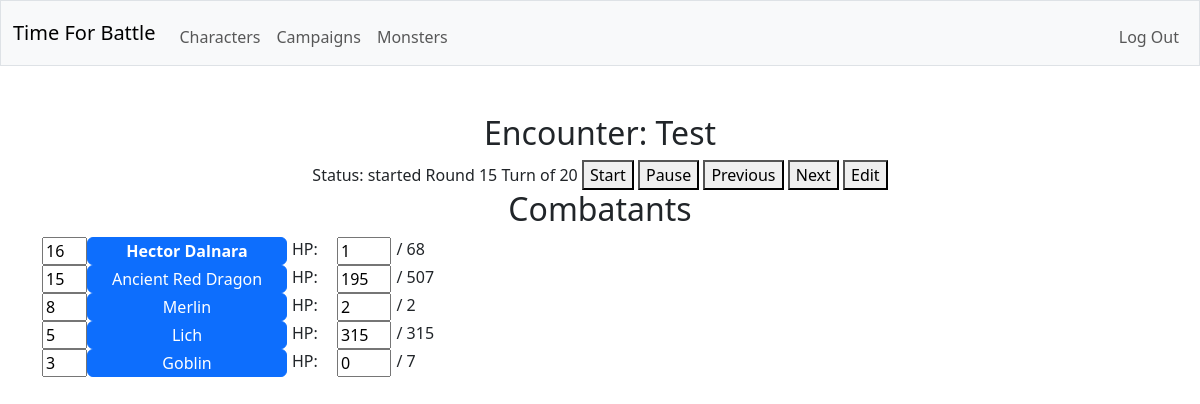
Before: /encounter/1 (signed in) with the older database file.
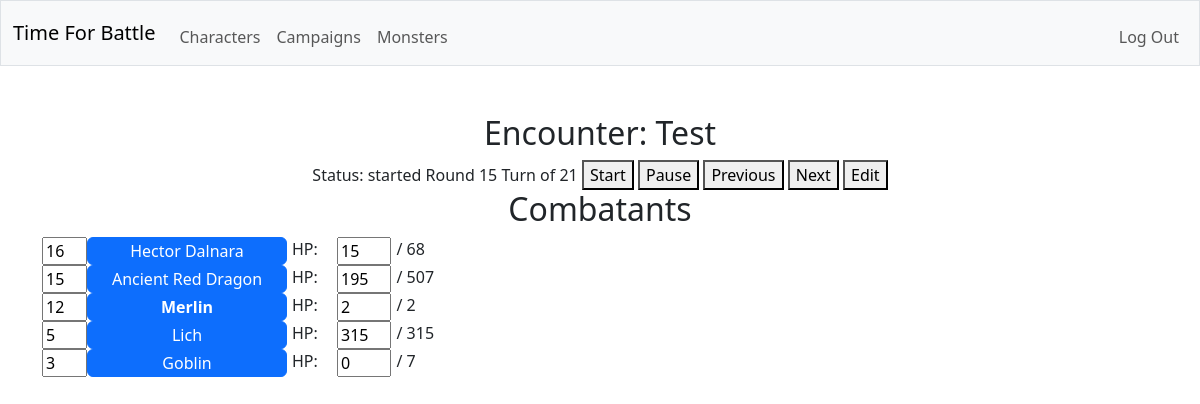
After: the same page with the newer database file.
### tables this page shows
CREATE TABLE encounters (id INTEGER PRIMARY KEY NOT NULL, campaign_id INTEGER NOT NULL, status TEXT NOT NULL, round_count INTEGER NOT NULL, turn_combatant_id INTEGER NOT NULL, name TEXT NOT NULL, FOREIGN KEY (campaign_id) REFERENCES campaigns(id));

CREATE TABLE characters (creature_id INTEGER NOT NULL, background TEXT NOT NULL, species TEXT NOT NULL, class TEXT NOT NULL,  prof_bonus INT NOT NULL, species_traits TEXT NOT NULL, feats TEXT NOT NULL, acrobatics INTEGER NOT NULL, animal_handling INTEGER NOT NULL, arcana INTEGER NOT NULL, athletics INTEGER NOT NULL, deception INTEGER NOT NULL, history INTEGER NOT NULL, insight INTEGER NOT NULL, intimidation INTEGER NOT NULL, investigation INTEGER NOT NULL, medicine INTEGER NOT NULL, nature INTEGER NOT NULL, perception INTEGER NOT NULL, performance INTEGER NOT NULL, persuasion INTEGER NOT NULL, religion INTEGER NOT NULL, sleight_of_hand INTEGER NOT NULL, stealth INTEGER NOT NULL, survival INTEGER NOT NULL, FOREIGN KEY (creature_id) REFERENCES creatures(id));

CREATE TABLE combatants (id INTEGER PRIMARY KEY NOT NULL, encounter_id INTEGER NOT NULL, creature_id INTEGER NOT NULL, initiative INTEGER, current_hitpoints INTEGER NOT NULL, is_visible INTEGER NOT NULL, FOREIGN KEY (encounter_id) REFERENCES encounters(id));

CREATE TABLE creatures (id INTEGER PRIMARY KEY NOT NULL, user_id INTEGER NOT NULL, is_player INTEGER NOT NULL, name TEXT NOT NULL, size TEXT NOT NULL, alignment TEXT NOT NULL, armor_class TEXT NOT NULL, max_hitpoints INTEGER NOT NULL, initiative_bonus INTEGER NOT NULL, speed TEXT NOT NULL, strength INTEGER NOT NULL, dexterity INTEGER NOT NULL, constitution INTEGER NOT NULL, intelligence INTEGER NOT NULL, wisdom INTEGER NOT NULL, charisma INTEGER NOT NULL, strength_save_bonus INTEGER NOT NULL, dexterity_save_bonus INTEGER NOT NULL, constitution_save_bonus INTEGER NOT NULL, intelligence_save_bonus INTEGER NOT NULL, wisdom_save_bonus INTEGER NOT NULL, charisma_save_bonus INTEGER NOT NULL, skills TEXT NOT NULL, senses TEXT NOT NULL, languages TEXT NOT NULL, traits TEXT NOT NULL, FOREIGN KEY (user_id) REFERENCES users(id));

CREATE TABLE monsters (creature_id INTEGER NOT NULL, type TEXT NOT NULL, challenge_rating TEXT NOT NULL, vulnerabilities TEXT NOT NULL, resistances TEXT NOT NULL, immunities TEXT NOT NULL, actions TEXT NOT NULL, bonus_actions TEXT NOT NULL, reactions TEXT NOT NULL, legendary_actions TEXT NOT NULL, FOREIGN KEY (creature_id) REFERENCES creatures(id));

### app.py (the view)
@app.route("/encounter/<encounter_id>")
@login_required
def view_encounter(encounter_id):
    with sqlite3.connect(database) as conn:
        conn.row_factory = sqlite3.Row
        cur = conn.cursor()
        cur.execute(
            "SELECT * FROM encounters JOIN campaigns ON campaigns.id = encounters.campaign_id WHERE encounters.id = ?",
            (encounter_id,)
        )
        rows = [dict(row) for row in cur.fetchall()]
    if len(rows) != 1:
        return error("not found", 404)
    encounter = rows[0]
    with sqlite3.connect(database) as conn:
        conn.row_factory = sqlite3.Row
        cur = conn.cursor()
        cur.execute(
            "SELECT creatures.user_id FROM players JOIN creatures ON players.creature_id = creatures.id WHERE campaign_id = ?",
            (encounter["campaign_id"],)
        )
        player_user_ids = [dict(row) for row in cur.fetchall()]
    if encounter["dm_id"] != session["user_id"] and (encounter["status"] == "closed" or session["user_id"] not in list((user['user_id']) for user in player_user_ids)):
        return error("forbidden", 403)
    with sqlite3.connect(database) as conn:
        conn.row_factory = sqlite3.Row
        cur = conn.cursor()
        cur.execute(
            "SELECT * FROM combatants JOIN creatures ON creatures.id = combatants.creature_id LEFT JOIN characters ON characters.creature_id = combatants.creature_id LEFT JOIN monsters ON monsters.creature_id = combatants.creature_id WHERE encounter_id = ?",
            (encounter_id,)
        )
        combatants = [dict(row) for row in cur.fetchall()]
    for combatant in combatants:
        with sqlite3.connect(database) as conn:
            conn.row_factory = sqlite3.Row
            cur = conn.cursor()
            cur.execute(
                "SELECT * FROM attacks WHERE creature_id = ?",
                (combatant["creature_id"],)
            )
            combatant["attacks"] = [dict(row) for row in cur.fetchall()]
        for attack in combatant["attacks"]:
            with sqlite3.connect(database) as conn:
                conn.row_factory = sqlite3.Row
                cur = conn.cursor()
                cur.execute(
                    "SELECT * FROM damages WHERE trigger_id = ?",
                    ("a:" + str(attack["id"]),)
                )
                attack["damages"] = [dict(row) for row in cur.fetchall()]
        with sqlite3.connect(database) as conn:
            conn.row_factory = sqlite3.Row
            cur = conn.cursor()
            cur.execute(
                "SELECT * FROM abilities WHERE creature_id = ?",
                (combatant["creature_id"],)
            )
            combatant["abilities"] = [dict(row) for row in cur.fetchall()]
        for ability in combatant["abilities"]:
            with sqlite3.connect(database) as conn:
                conn.row_factory = sqlite3.Row
                cur = conn.cursor()
                cur.execute(
                    "SELECT * FROM damages WHERE trigger_id = ?",
                    ("s:" + str(ability["id"]),)
                )
                ability["damages"] = [dict(row) for row in cur.fetchall()]
        with sqlite3.connect(database) as conn:
            conn.row_factory = sqlite3.Row
            cur = conn.cursor()
            cur.execute(
                "SELECT * FROM resources WHERE creature_id = ?",
                (combatant["creature_id"],)
            )
            combatant["resources"] = [dict(row) for row in cur.fetchall()]
    combatants = sorted(combatants, key=lambda x: (x["initiative"] is not None, x["initiative"], x["initiative_bonus"] is not None, x["initiative_bonus"]), reverse=True)
    return render_template("encounter.html", user=session["user_id"], encounter=encounter, combatants=combatants)

### helpers.py (called while the page is built)
def login_required(f):
    @wraps(f)
    def decorated_function(*args, **kwargs):
        if session.get("user_id") is None:
            return redirect("/login")
        return f(*args, **kwargs)
    return decorated_function

### templates/encounter.html (shortened to what this page needs)
{% extends "layout.html" %}
{% block main %}
    <h2>Encounter: {{ encounter.name }}</h2>
    <label id="encounter_status">Status: {{ encounter.status }}</label>
    <label id="encounter_round_count">Round {{ encounter.round_count }}</label>
    <label id="encounter_turn_id">Turn of {{ encounter.turn_combatant_id }}</label>
    {% if encounter.dm_id == user %}
        <button type="button" onclick="send_encounter_status('started')">Start</button>
        <button type="button" onclick="send_encounter_status('paused')">Pause</button>
        <button type="button" onclick="send_encounter_turn(-1)">Previous</button>
        <button type="button" onclick="send_encounter_turn(1)">Next</button>
        <a id="encounter_edit_link" href="/encounter/{{ encounter.id }}/edit"><button type="button">Edit</button></a>
    {% endif %}
    <h2>Combatants</h2>
    <div id="combatants" class="formtable" style="display: grid; grid-template-columns: 45px 200px 45px 120px; max-height: 300px; overflow-y: auto;">
        {% for combatant in combatants %}
            <div>
                {% if combatant.user_id == user or encounter.dm_id == user %}
                    <input id="input_init_{{ combatant.id }}" onchange="send_init('{{ combatant.id }}', this.value)" type="text" value="{% if combatant.initiative == None %}{% else %}{{ combatant.initiative }}{% endif %}">
                {% endif %}
            </div>
            {% if combatant.is_player or encounter.dm_id == user %}
                <button id="name_{{ combatant.id }}" {% if encounter.turn_combatant_id == combatant.id %} style="font-weight: bold;"{% endif %} class="btn btn-primary" type="button" onclick="request_combatant_info('{{ combatant.id}}')">{{ combatant.name }}</button>
            {% else %}
                <label id="name_{{ combatant.id }}" {% if encounter.turn_combatant_id == combatant.id %} style="font-weight: bold;"{% endif %}>{{ combatant.name }}</label>
            {% endif %}
            <label>HP: </label>
            <span id="span_hp_{{ combatant.id }}">
                {% if combatant.user_id == user or encounter.dm_id == user %}
                    <input id="input_hp_{{ combatant.id }}" onchange="send_hp('{{ combatant.id }}', this.value)" type="text" value="{{ combatant.current_hitpoints }}">
                    <label>/ {{ combatant.max_hitpoints }}</label>
                {% endif %}
            </span>
        {% endfor %}
    </div>
{% endblock %}

### templates/layout.html (shortened to what this page needs)
<!DOCTYPE html>
<html lang="en">
    <head>
        <link href="https://cdn.jsdelivr.net/npm/bootstrap@5.3.8/dist/css/bootstrap.min.css" rel="stylesheet">
        <link href="/static/styles.css" rel="stylesheet">
    </head>
    <body>
        <nav class="bg-light border navbar navbar-expand-md navbar-light">
            <div class="container-fluid">
                <a class="navbar-brand" href="/"><span class="red">Time For Battle</span></a>
                <div class="collapse navbar-collapse" id="navbar">
                    {% if session["user_id"] %}
                        <ul class="navbar-nav me-auto mt-2">
                            <li class="nav-item"><a class="nav-link" href="/character_list">Characters</a></li>
                            <li class="nav-item"><a class="nav-link" href="/campaign_list">Campaigns</a></li>
                            <li class="nav-item"><a class="nav-link" href="/monster_list">Monsters</a></li>
                        </ul>
                        <ul class="navbar-nav ms-auto mt-2">
                            <li class="nav-item"><a class="nav-link" href="/logout">Log Out</a></li>
                        </ul>
                    {% else %}
                        <ul class="navbar-nav ms-auto mt-2">
                            <li class="nav-item"><a class="nav-link" href="/register">Register</a></li>
                            <li class="nav-item"><a class="nav-link" href="/login">Log In</a></li>
                        </ul>
                    {% endif %}
                </div>
            </div>
        </nav>
        <main class="container py-5 text-center">
            {% block main %}{% endblock %}
        </main>
    </body>
</html>

### static/styles.css (style rules this page uses)
.formtable input { text-align: left; width: 100%; height: 100%; min-height: 26px; }
.formtable label { text-align: left; display: block; align-items: center; width: 100%; height: 100%; padding: 0px 5px 0px 5px; min-height: 26px; }
.formtable span { display: flex; align-items: center; width: 100%; height: 100%; padding: 0px 5px 0px 5px; min-height: 26px; }
.formtable button { width: 100%; height: 100%; padding: 0px; min-height: 26px; }

Changed rows visible on the page:
changed encounters "Test": turn_combatant_id "20" → "21"
changed through a linked row, characters "Hector Dalnara": current_hitpoints "1" → "15"
changed through a linked row, characters "Merlin": initiative "8" → "12"
